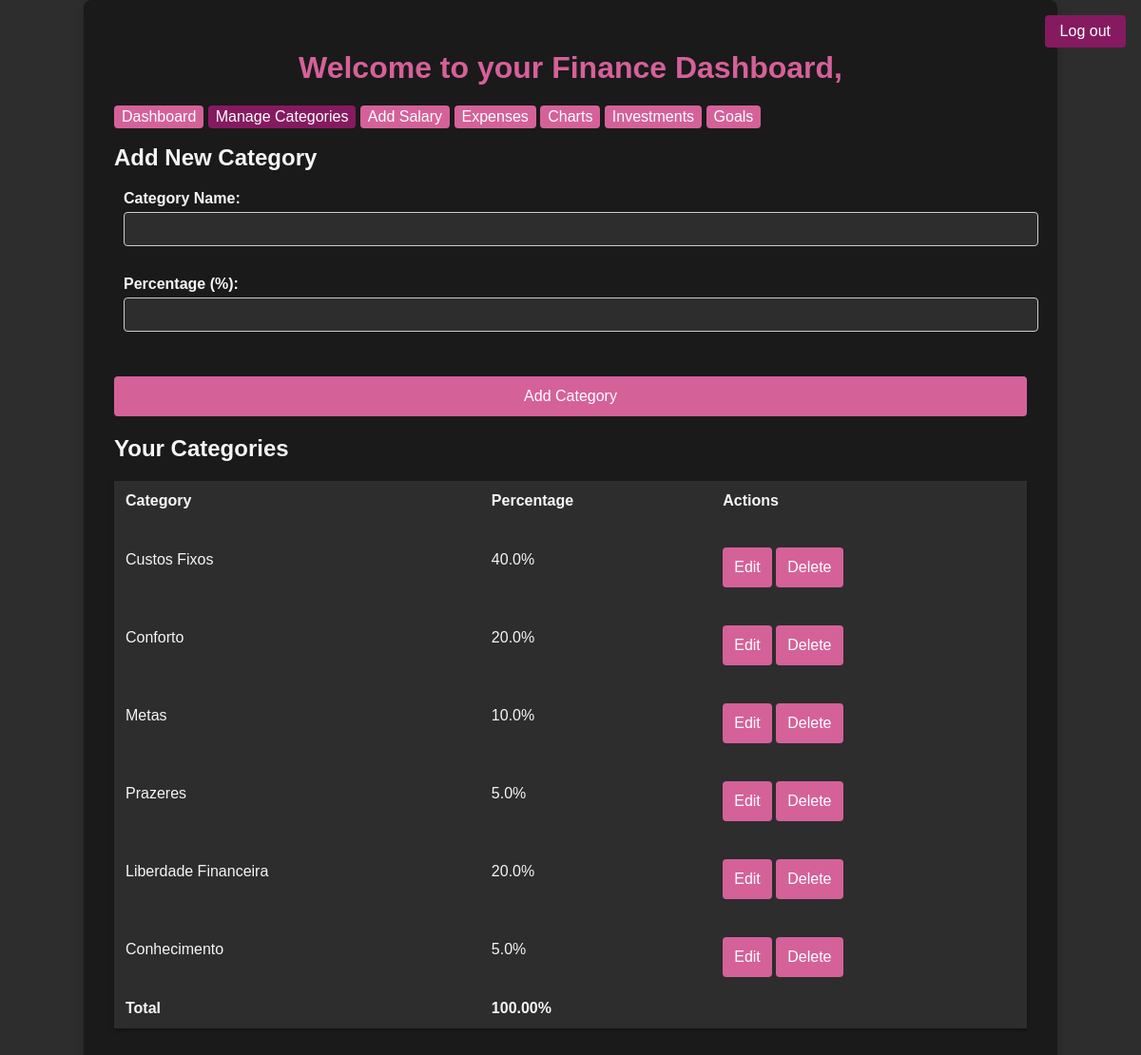
The page /categories (signed in) on the database its author committed.
### tables this page shows
CREATE TABLE categories (
    id INTEGER PRIMARY KEY AUTOINCREMENT,
    name TEXT NOT NULL,
    percentage REAL NOT NULL
);

### app.py (the view, shortened to what this page needs)
@app.route('/categories', methods=['GET', 'POST'])
def categories():
    if 'username' not in session:
        return redirect(url_for('login'))
    user_id = get_user_id(session['username'])
    conn = get_db_connection()
    categories = conn.execute('SELECT * FROM categories').fetchall()
    conn.close()
    return render_template('categories.html', categories=categories)

### app.py (called while the page is built)
def get_db_connection():
    conn = sqlite3.connect('database.db')
    conn.row_factory = sqlite3.Row
    return conn

def get_user_id(username):
    conn = get_db_connection()
    user = conn.execute('SELECT id FROM users WHERE username = ?', (username,)).fetchone()
    conn.close()
    return user['id'] if user else None

### templates/categories.html (shortened to what this page needs)
<!DOCTYPE html>
<html lang="en">
<head>
    <link rel="stylesheet" href="{{ url_for('static', filename='css/style.css') }}">
</head>
<body>
    <div class="container">
        <header>
            <h1>Welcome to your Finance Dashboard, {{ username }}</h1>
            <nav>
                <a href="{{ url_for('dashboard') }}" class="menu-item">Dashboard</a>
                <a href="{{ url_for('categories') }}" class="active">Manage Categories</a>
                <a href="{{ url_for('salary') }}" class="menu-item">Add Salary</a>
                <a href="{{ url_for('expenses') }}" class="menu-item">Expenses</a>
                <a href="{{ url_for('charts') }}" class="menu-item">Charts</a>
                <a href="{{ url_for('investments') }}" class="menu-item">Investments</a>
                <a href="{{ url_for('goals') }}" class="menu-item">Goals</a>
                <a href="{{ url_for('logout') }}" class="logout-btn">Log out</a>
            </nav>
        </header>
        <main>
            <section class="add-category">
                <h2>Add New Category</h2>
                <form action="{{ url_for('categories') }}" method="post">
                    <div class="form-group">
                        <label for="name">Category Name:</label>
                        <input type="text" id="name" name="name" required>
                    </div>
                    <div class="form-group">
                        <label for="percentage">Percentage (%):</label>
                        <input type="number" id="percentage" name="percentage" step="0.01" min="0" max="100" required>
                    </div>
                    <button type="submit" class="btn">Add Category</button>
                </form>
            </section>
            <section class="categories-list">
                <h2>Your Categories</h2>
                {% if categories %}
                    <table>
                        <thead>
                            <tr>
                                <th>Category</th>
                                <th>Percentage</th>
                                <th>Actions</th>
                            </tr>
                        </thead>
                        <tbody>
                            {% for category in categories %}
                                <tr id="category-row-{{ category.id }}">
                                    <td>{{ category.name }}</td>
                                    <td>
                                        <div class="category-display">
                                            <span>{{ category.percentage }}%</span>
                                        </div>
                                    </td>
                                    <td>
                                        <div class="category-display">
                                            <button type="button" class="btn-edit" onclick="editCategory({{ category.id }})">Edit</button>
                                            <form action="{{ url_for('delete_category', id=category.id) }}" method="post" style="display: inline;">
                                                <button type="submit" class="btn-delete">Delete</button>
                                            </form>
                                        </div>
                                    </td>
                                </tr>
                            {% endfor %}
                        </tbody>
                        <tfoot>
                            <tr>
                                <td><strong>Total</strong></td>
                                <td>
                                    <strong id="total-percentage">
                                        {{ "%.2f"|format(categories|sum(attribute='percentage')) }}%
                                    </strong>
                                </td>
                                <td></td>
                            </tr>
                        </tfoot>
                    </table>
                {% else %}
                    <p>No categories added yet. Add your first category above.</p>
                {% endif %}
            </section>
        </main>
    </div>
</body>
</html>

### static/css/style.css (style rules this page uses)
:root { --primary-color: #D56199; --primary-dark: #861A60; --bg-dark: #1a1a1a; --bg-medium: #2d2d2d; --text-light: #f5f5f5; }
body { background-color: var(--bg-medium); color: var(--text-light); font-family: 'Arial', sans-serif; margin: 0; padding: 0; display: flex; flex-direction: column; align-items: center; justify-content: center; min-height: 100vh; }
.container { background-color: var(--bg-dark); border-radius: 0.5rem; padding: 2rem; box-shadow: 0 0.25rem 0.5rem rgba(0, 0, 0, 0.2); width: 100%; max-width: 60rem; }
h1 { color: var(--primary-color); text-align: center; margin-bottom: 1.5rem; }
form { display: flex; flex-direction: column; gap: 1rem; }
label { font-weight: bold; margin-bottom: 0.25rem; }
input { padding: 0.75rem; border: 1px solid var(--bg-dark); border-radius: 0.25rem; background-color: var(--bg-medium); color: var(--text-light); font-size: 1rem; }
button { background-color: var(--primary-color); color: white; border: none; border-radius: 0.25rem; padding: 0.75rem; font-size: 1rem; cursor: pointer; transition: background-color 0.3s; margin-top: 1rem; }
a.menu-item { color: white; background-color: var(--primary-color); text-decoration: none; text-align: center; display: inline; margin-top: 1rem; padding: 0.2rem 0.5rem; border-radius: 0.25rem; }
a.active { color: white; background-color: var(--primary-dark); text-decoration: none; text-align: center; display: inline; margin-top: 1rem; padding: 0.2rem 0.5rem; border-radius: 0.25rem; }
.logout-btn { position: absolute; top: 1rem; right: 1rem; background-color: var(--primary-dark); color: white; text-decoration: none; padding: 0.5rem 1rem; border-radius: 0.25rem; }
table { width: 100%; border-collapse: collapse; margin-top: 1.25rem; background: var(--bg-medium); box-shadow: 0 0.125rem 0.25rem rgba(0,0,0,0.3); }
th, td { padding: 0.75rem; text-align: left; border-bottom: 0.063rem solid var(--border-color); }
th { background-color: var(--bg-light); color: var(--text-light); }
.form-group { flex: 1; min-width: 200px; padding: 0 10px; margin-bottom: 15px; }
.form-group label { display: block; margin-bottom: 5px; font-weight: bold; }
.form-group input, .form-group select { width: 100%; padding: 8px 10px; border: 1px solid #ccc; border-radius: 4px; font-size: 1rem; }

### rows shown on the page
categories: name "Custos Fixos", percentage "40.0"
categories: name "Conforto", percentage "20.0"
categories: name "Metas", percentage "10.0"
categories: name "Prazeres", percentage "5.0"
categories: name "Liberdade Financeira", percentage "20.0"
categories: name "Conhecimento", percentage "5.0"

### other values the page prints
{{ "%.2f"|format(categories|sum(attribute='percentage')) }} "100.00"
